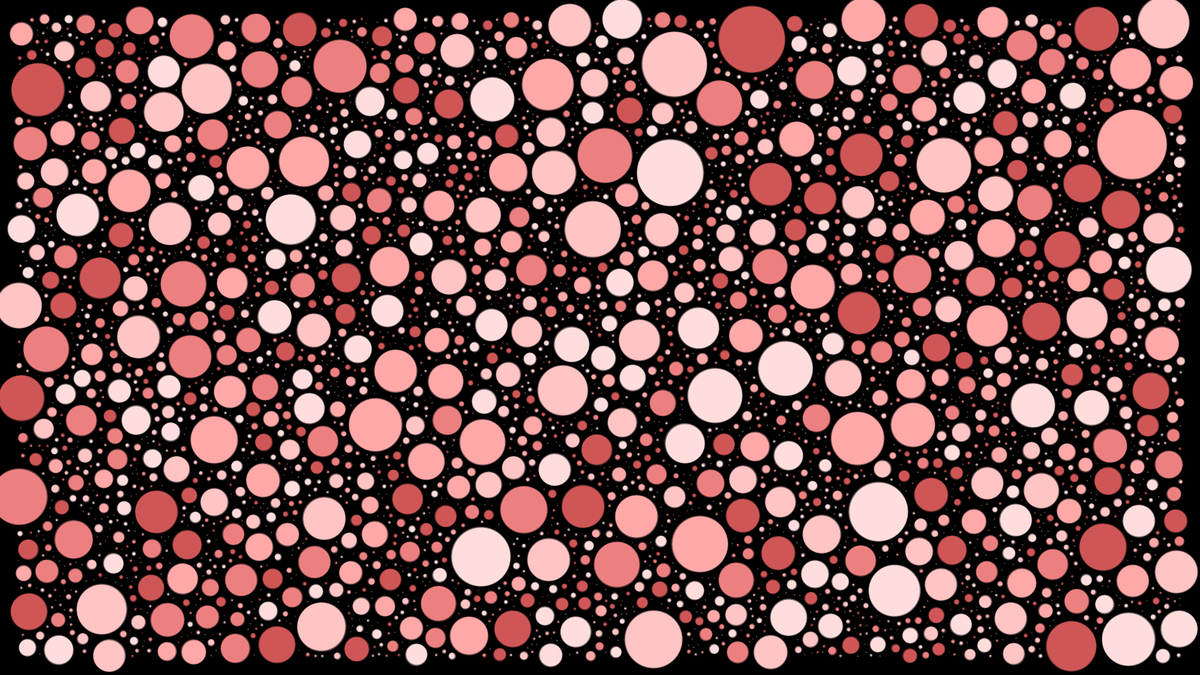
Frame 1 (no input)
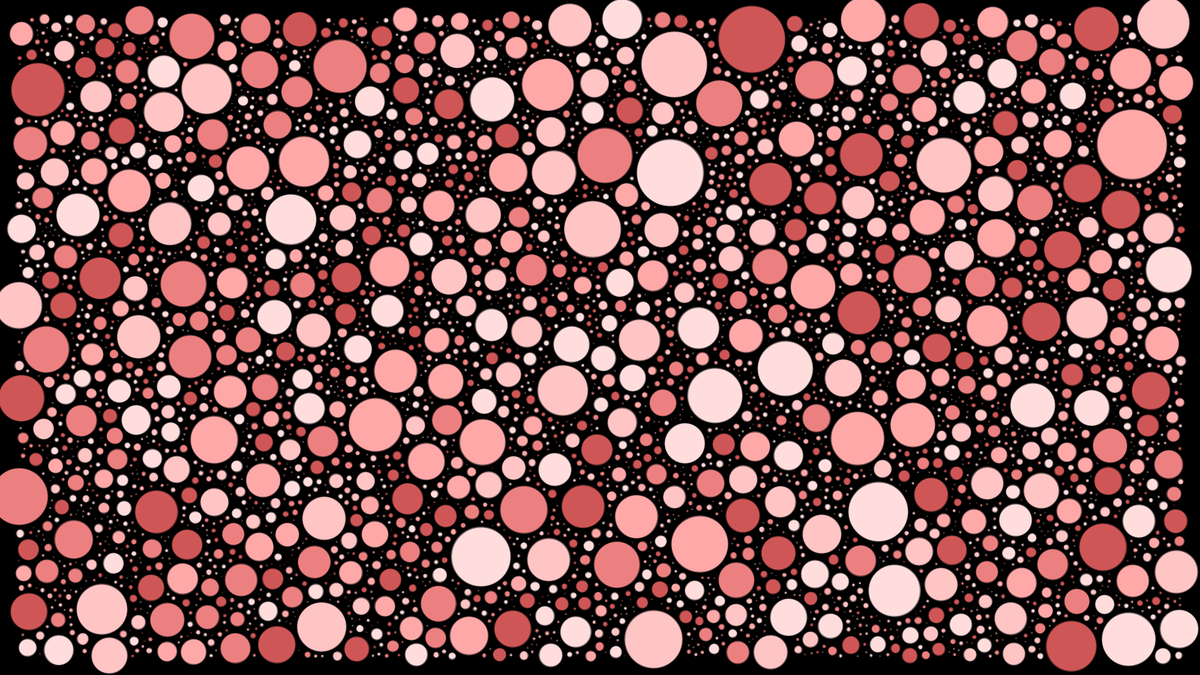
Frame 60 (the mouse pressed at the canvas centre just before this capture)
Frame 120 (the mouse held since frame 60 and released just before this capture): identical to frame 60, image omitted

The Processing sketch that drew these frames (run headless with seeded random() and noise(); from frame 60 on, the mouse is pressed at the canvas centre):

// Processing sketch: circles
// ── circles.pde
ArrayList<Circle> circles;
int max = 5000;

void setup() {
  size(1600,900);
  circles = new ArrayList<Circle>();
  
  int i = 0; 
  while (i < max) {  
    Circle c = newCircle();
    if (c == null) continue;
    circles.add(c);   
    i++;
  }
}

void draw() {
  background(0);
  for (Circle c: circles) {
    for (Circle cc: circles) {
      if (c == cc || !c.isGrowing) continue;
      if (collision(c,cc)) {
        c.isGrowing = false;
        cc.isGrowing = false;
      }
    }
    c.render();
    c.grow();
  }
}


// ── Circle.pde
int maxRadius = 1600;
int lineWeight = 2;
//color [] rgb = {#B2D4EF, #80B3DA, #5894C2, #3977A7, #206396} ;
color [] rgb = {#FFDDDD, #FFC4C4, #FFA8A8, #EC8080, #CF5656} ;

class Circle {
  float x, y, z, r;
  boolean isGrowing;
  color c;
  
  Circle(float _x, float _y, float _r) {
    this.x = _x;
    this.y = _y;
    this.r = _r;
    this.isGrowing = true;
    this.c = rgb[int(random(rgb.length))]; 
  }
  
  void render() {
    if (this.r > 50) return;
    fill(c);
    strokeWeight(lineWeight);
    stroke(0, 153);    
    ellipse(x,y,r*2,r*2);
  }
  
  void grow() {
    this.checkBounds();
    if (this.isGrowing) this.r += 0.1;
  }
  
  void checkBounds() {
    if (this.x - this.r/2 <= lineWeight || this.x + this.r/2 >= width - lineWeight  ||
        this.y - this.r/2 <= lineWeight || this.y + this.r/2 >= height - lineWeight )
        this.isGrowing = false;
  }
}
// ── utils.pde
float maxR = 50;

Circle newCircle() {
  float x = random(25,width-25);
  float y = random(25,height-25);
  float r = int((random(0.1,maxR)+random(0.1,maxR))/2);
  Circle c = new Circle(x,y,r);
  
  c.checkBounds();
  
  for (Circle cc: circles) {
    if (collision(c, cc) || !c.isGrowing) return null;
  }

  return c;
}

boolean collision(Circle c, Circle cc) {
  float d = dist(c.x, c.y, cc.x, cc.y);
  if (d < c.r + cc.r + 4) return true;   
  return false;
}
